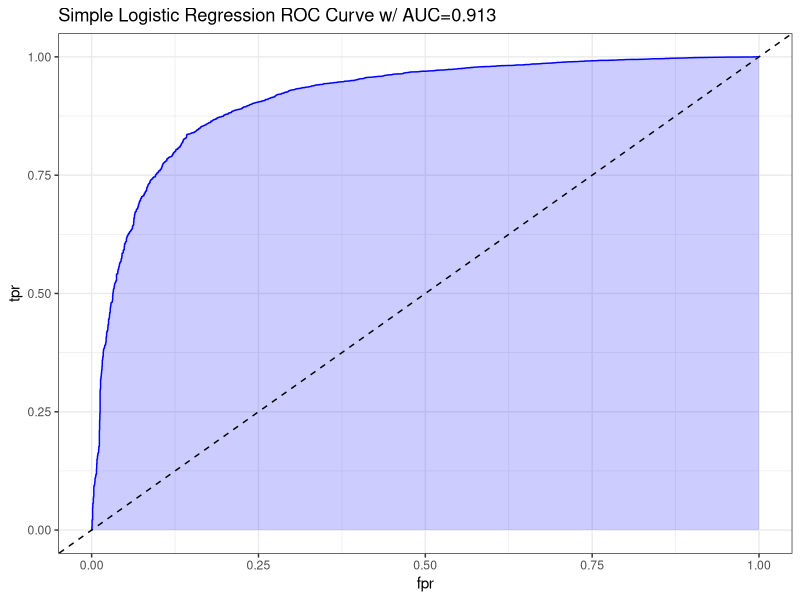

Recreate this plot in R. (Note: this script raises an error after producing the figure.)
## ---- chunk 1
knitr::opts_chunk$set(echo = TRUE)
library(caret)
## ---- chunk 2
# Load data
train_lr <- read.csv('Train Test Set/train_lr.csv')
test_lr <- read.csv('Train Test Set/test_lr.csv')

# Display statistics
str(train_lr)
summary(train_lr)
head(train_lr)
## ---- chunk 3
# Build a model
model_lr <- glm(obesity_leveloverweight ~ .,
                data = train_lr,
                family = 'binomial')
## ---- chunk 4
# Display summary
summary(model_lr)
## ---- chunk 5
# Build a model
model_lr_complex <- glm(obesity_leveloverweight ~ . + . * .,
                        data = train_lr,
                        family = 'binomial')
## ---- chunk 6
# Display summary
summary(model_lr_complex)
## ---- chunk 7
# # Build a model
# model_lr_step <- step(model_lr_complex,
#                       direction = 'backward')
## ---- chunk 8
# # Display summary
# summary(model_lr_step)
## ---- chunk 9
# Make a LR prediction
prediction_lr_probability <- predict(model_lr,
                                     newdata = test_lr,
                                     type = 'response')
prediction_lr <- ifelse(prediction_lr_probability > 0.5, 1, 0)
summary(prediction_lr_probability)

# Perform confusion matrix
cm_lr <- confusionMatrix(as.factor(prediction_lr),
                         as.factor(test_lr$obesity_leveloverweight),
                         positive = '1')
cm_lr
## ---- chunk 10
pred <- ROCR::prediction(prediction_lr_probability, test_lr$obesity_leveloverweight)
perf <- ROCR::performance(pred, measure = "tpr", x.measure = "fpr")
auc <- ROCR::performance(pred, measure="auc")


auc <- round(auc@y.values[[1]],3)
roc.data <- data.frame(fpr=unlist(perf@x.values),
                       tpr=unlist(perf@y.values),
                       model="GLM")

ggplot(roc.data, aes(x=fpr, ymin=0, ymax=tpr)) +
    geom_ribbon(alpha=0.2, fill = "blue") +
    geom_line(aes(y=tpr), col = "blue") +
    geom_abline(intercept = 0, slope = 1, lty = "dashed") +
    labs(title = paste0("Simple Logistic Regression ROC Curve w/ AUC=", auc)) +
    theme_bw()
## ---- chunk 11
# write to csv
write.csv(prediction_lr_probability,
          file = 'Predictions/prediction_lr_probability.csv',
          row.names = FALSE)

# Extract confusion matrix
write.csv(cm_lr$table,
          file = 'Confusion Matrix/cm_lr.csv',
          row.names = FALSE)
## ---- chunk 12
# Make a complex LR prediction
prediction_lr_complex_probability <- predict(model_lr_complex,
                                             newdata = test_lr,
                                             type = 'response')

attr(prediction_lr_complex_probability, "non-estim")
attr(prediction_lr_complex_probability, "non-estim") <- NULL



prediction_lr_complex <- ifelse(prediction_lr_complex_probability > 0.5, 1, 0)
summary(prediction_lr_complex_probability)

# Perform confusion matrix
cm_lr_complex <- confusionMatrix(as.factor(prediction_lr_complex),
                                 as.factor(test_lr$obesity_leveloverweight),
                                 positive = '1')
cm_lr_complex
## ---- chunk 13
pred <- ROCR::prediction(prediction_lr_complex_probability, test_lr$obesity_leveloverweight)
perf <- ROCR::performance(pred, measure = "tpr", x.measure = "fpr")
auc <- ROCR::performance(pred, measure="auc")


auc <- round(auc@y.values[[1]],3)
roc.data <- data.frame(fpr=unlist(perf@x.values),
                       tpr=unlist(perf@y.values),
                       model="GLM")

ggplot(roc.data, aes(x=fpr, ymin=0, ymax=tpr)) +
    geom_ribbon(alpha=0.2, fill = "blue") +
    geom_line(aes(y=tpr), col = "blue") +
    geom_abline(intercept = 0, slope = 1, lty = "dashed") +
    labs(title = paste0("Complex Logistic Regression ROC Curve w/ AUC=", auc)) +
    theme_bw()
## ---- chunk 14
# Write to csv
write.csv(prediction_lr_complex_probability,
          file = 'Predictions/prediction_lr_complex_probability.csv',
          row.names = FALSE)

# Extract confusion matrix
write.csv(cm_lr_complex$table,
          file = 'Confusion Matrix/cm_lr_complex.csv',
          row.names = FALSE)
